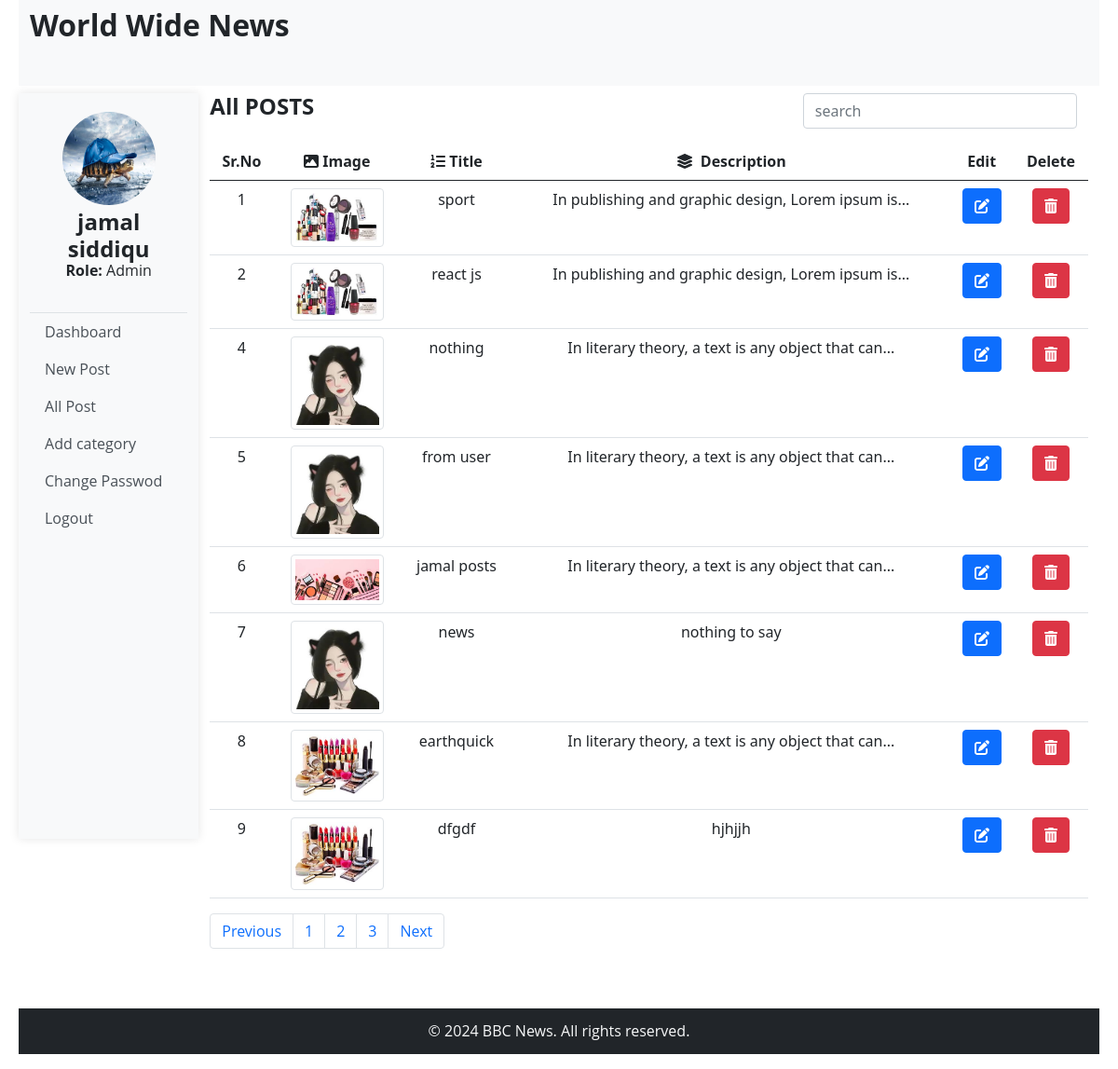
The app's page /Admin/aAllPosts.php (signed in) with its own data.
### tables this page shows
CREATE TABLE `registred_users` (
  `user_id` int(11) NOT NULL,
  `u_name` varchar(20) NOT NULL,
  `u_fname` varchar(20) NOT NULL,
  `u_cnic` text NOT NULL,
  `u_email` text NOT NULL,
  `u_pass` text NOT NULL
);

CREATE TABLE `posts` (
  `id` int(77) NOT NULL,
  `title` text NOT NULL,
  `cat_id` varchar(12) NOT NULL,
  `content` text NOT NULL,
  `image` text NOT NULL,
  `date` datetime NOT NULL DEFAULT current_timestamp(),
  `author` text NOT NULL
);

### Admin/aAllPosts.php (the view, shortened to what this page needs)
<?php
include "adminHeader.php";
?>
      <div class="col-md-10 ml-5">
        <div class="postheading">
          <div class="row d-flex justify-content-between">
            <div class="col-md-4">
              <h4 class="mb-4">All POSTS</h4>
            </div>
            <div class="col-md-4">
              <input type="search" placeholder="search" class="form-control">
            </div>
          </div>
        </div>
        <table class="table text-center">
          <thead>
            <tr>
              <th>Sr.No</th>
              <th><i class="fa-solid fa-image"></i> Image</th>
              <th><i class="fa-solid fa-list-ol"></i> Title</th>
              <th><i class="fa-solid fa-layer-group me-2"></i>Description</th>
              <th>Edit</th>
              <th>Delete</th>
            </tr>
          </thead>
          <tbody>
      <?php
            include("conn.php");
            function limitCharacters($string, $limit) {
              if (strlen($string) > $limit) {
                  $limitedString = substr($string, 0, $limit);
                  $lastSpace = strrpos($limitedString, ' ');
                  if ($lastSpace !== false) {
                      $limitedString = substr($limitedString, 0, $lastSpace);
                  }
                  $limitedString .= '...';
              } else {
                  $limitedString = $string;
              }
              return $limitedString;
          }
            $query="SELECT * from posts";
            $res=mysqli_query($conn,$query);
            if(mysqli_num_rows($res)>0){
              while($arr=mysqli_fetch_assoc($res)){
          ?>
            <tr>
              <td><?php echo $arr['id'];?></td>
              <td><?php
                    echo '<img src="../images/uploadedFiles/'.$arr['image'].'" alt="Post Image" class="img-thumbnail" style="max-width: 100px;">';
                    ?></td>
              <td><?php echo $arr['title'];?></td>
              <td><?php echo limitCharacters($arr['content'], 50);?></td>
              <td><a href="aEditPost.php?bid=<?php echo $arr['id'];?>" class="btn btn-primary"><i class="fas fa-edit"></i></a></td>
              <td>
                <form action="" method="POST">
                <a href="deletepost.php?pid=<?php echo $arr['id'];?>" class="btn btn-danger"><i class="fas fa-trash-alt"></i> </a></td>
            </tr>
          <?php   }
            }else{
              echo "No Posts Found";
            } ?>
          </tbody>
        </table>
        <ul class="pagination">
          <li class="page-item"><a class="page-link" href="#">Previous</a></li>
          <li class="page-item"><a class="page-link" href="#">1</a></li>
          <li class="page-item"><a class="page-link" href="#">2</a></li>
          <li class="page-item"><a class="page-link" href="#">3</a></li>
          <li class="page-item"><a class="page-link" href="#">Next</a></li>
        </ul>
      </div>
<?php
include "adminFooter.php";
?>

### Admin/adminHeader.php (shortened to what this page needs)
<?php
$AdminID=$_SESSION['adminloged'];
include "conn.php";
$qry="SELECT u_name FROM registred_users where user_id='$AdminID'";
$data=mysqli_query($conn,$qry);
$arr=mysqli_fetch_assoc($data);
?>
<!DOCTYPE html>
<html lang="en">
<head>
    <link rel="stylesheet" href="../css/all.min.css">
    <link rel="stylesheet" href="../css/bootstrap.min.css">
  <link rel="stylesheet" href="../css/style.css">
</head>
<body>
  <div class="container-fluid">
    <div class="row">
      <nav class="bg-light mb-2 col-md-12 py-2">
        <a class="navbar-brand fw-bold text-dark" href="#"><h2>World Wide News</h2></a>
      </nav>
    </div>
    <div class="row">
      <div class="sidebar col-md-2">
        <div class="user-details">
          <img src="../images/turtule.jpg" class="profile-pic mb-1" alt="Profile Picture">
          <h4><?php echo $arr['u_name'];?></h4>
          <p><b>Role: </b>Admin</p>
        </div>
        <ul class="nav flex-column">
          <li class="nav-item">
            <a class="nav-link active" href="aDashboard.php">Dashboard</a>
          </li>
          <li class="nav-item">
            <a class="nav-link" href="aWriteBlog.php">New Post</a>
          </li>
          <li class="nav-item">
            <a class="nav-link" href="aAllPosts.php">All Post</a>
          </li>
          <li class="nav-item">
            <a class="nav-link" href="addCategory.php">Add category</a>
          </li>
          <li class="nav-item">
            <a class="nav-link" href="aChangePassword.php">Change Passwod</a>
          </li>
          <li class="nav-item">
            <a class="nav-link" href="../index.php">Logout</a>
          </li>
        </ul>
      </div>

### css/style.css (style rules this page uses)
:root { --color-primary:rgb(0, 0, 0); --background-color:rgb(255, 255, 255); --hr-color:rgb(207, 202, 202); --icon-color:gray; }
h1,h2,h3,h4,h5,h6 { font-family:system-ui, -apple-system, BlinkMacSystemFont, 'Segoe UI', Roboto, Oxygen, Ubuntu, Cantarell, 'Open Sans', 'Helvetica Neue', sans-serif; font-weight: bold; }
p,small,span,ul,li,strong,pre { font-family:Open Sans; }
body { overflow-x: hidden; margin: 0px 20px; }
p { line-height: 17px; }
a { text-decoration: none; color: black; }
.container-fluid,.header { padding-right: 0px; }
.row,.fheading { margin-right: 0px; }
.sidebar { max-width: 200px; height: 100vh; background-color: #f8f9fa; box-shadow: 0 0 10px rgba(0, 0, 0, 0.1); }
.profile-pic { width: 100px; height: 100px; border-radius: 50%; }
.user-details { text-align: center; padding: 20px; border-bottom: 1px solid #dee2e6; }
.user-details h4 { margin-bottom: 0; }
.nav-link { color: #495057; }

### records on screen
registred_users: u_name "jamal siddiqu"
posts: id "1", image (picture), title "sport", content "In publishing and graphic design, Lorem ipsum is..."
posts: id "2", image (picture), title "react js", content "In publishing and graphic design, Lorem ipsum is..."
posts: id "4", image (picture), title "nothing", content "In literary theory, a text is any object that can..."
posts: id "5", image (picture), title "from user", content "In literary theory, a text is any object that can..."
posts: id "6", image (picture), title "jamal posts", content "In literary theory, a text is any object that can..."
posts: id "7", image (picture), title "news", content "nothing to say"
posts: id "8", image (picture), title "earthquick", content "In literary theory, a text is any object that can..."
posts: id "9", image (picture), title "dfgdf", content "hjhjjh"
